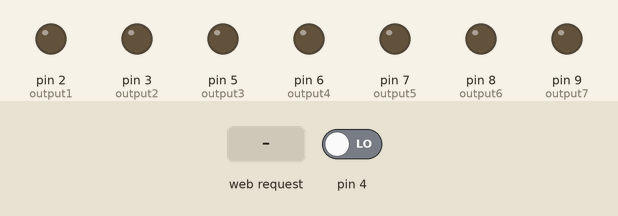
Recording of a sketch running on a simulated Arduino Uno, built with avr-gcc and run on an emulated ATmega328P. Shown: output pins drawn as LEDs (lit = HIGH). Inputs (shaded band) come from the test bench; at power-on: pin 4 LOW. WiFi joins after 1.5 s; servers stay silent unless stated; what the sketch prints to the serial monitor is not drawn.

Above: at 1.4 s.
1.5 s: HTTP request GET /flashoutput5 received
At 2.0 s:
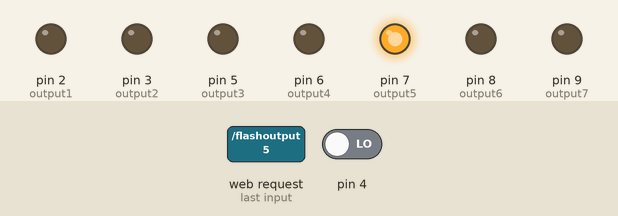
4.0 s: HTTP request GET /flashoutput4 received
At 7.4 s:
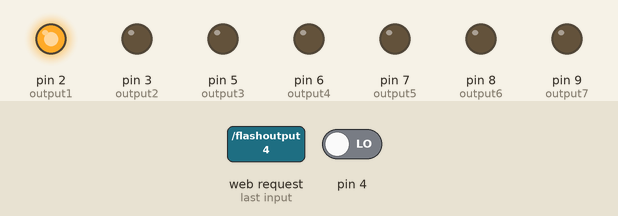
At 12.8 s:
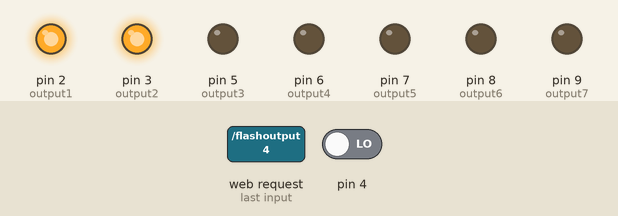
Timing chart, 0 to 13.0 s (numbered marks = the images above; inputs shaded):
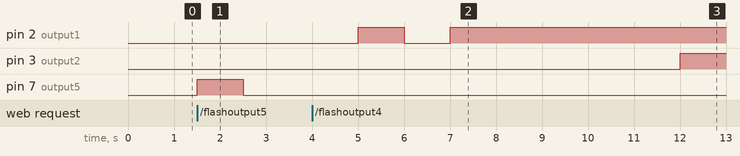

Measured:
- after the input at 1.5 s, pin 7 (output5): LOW → HIGH at once, → LOW 1.0 s later
- after the input at 4.0 s, pin 2 (output1): LOW → HIGH after 1.0 s, → LOW 1.0 s later, → HIGH 1.0 s later; pin 3 (output2): LOW → HIGH after 8.0 s

The sketch:

Garage_Automation.ino
```cpp
#include <SPI.h>
#include <Ethernet.h>

// VERSION NUMBER
float VersionNumber = 2.0;

// DEVICE ID - MUST BE UNIQUE
char deviceID[] = "100001";

// NETWORK SETTINGS
int port = 84;
char ipAddress[] = "192.168.0.100";
char macaddress[] = "0xDE:0xAD:0xBE:0xEF:0xFE:0xEE";
byte mac[] = {
  0xDE, 0xAD, 0xBE, 0xEF, 0xFE, 0xEE }; //physical mac address
byte ip[] = {
  192, 168, 0, 100 }; // DEVICE IP ADDRESS
IPAddress controllerserver(192,168,0,1); // CONTROL SERVER IP ADDRESS
EthernetServer server(80); //CONTROL SERVER PORT
EthernetClient client;

// CONTROL SERVER PARAMETERS
char updateurl1[] = "/projects/arduino/master_controller.php?command=checkin&deviceid=";
char updateurl2[] = "&ip=";
char updateurl3[] = "&mac=";

// DIGITAL OUTPUTS
String readString;
int output1 = 2;
int output2 = 3;
int output3 = 5;
int output4 = 6;
int output5 = 7;
int output6 = 8;
int output7 = 9;

// **************************** START CODE ****************************

void setup(){

  pinMode(output1, OUTPUT);
  pinMode(output2, OUTPUT);
  pinMode(output3, OUTPUT);
  pinMode(output4, OUTPUT);
  pinMode(output5, OUTPUT);
  pinMode(output6, OUTPUT);
  pinMode(output7, OUTPUT);

  // ETHERNET CONNECTION
  Ethernet.begin(mac, ip); // , ip, gateway, subnet
  server.begin();

  //PRINT TO SERIAL
  Serial.begin(38400);
  Serial.println("messer Device Controller Loading..."); // so I can keep track of what is loaded
  Serial.print("IP Address: ");
  Serial.print(Ethernet.localIP());
  Serial.print(":");
  Serial.println(port);

  // CONNECT TO CONTROL SERVER
  // Control server keeps track of all devices on the network
  if (client.connect(controllerserver, 8888)) {
    Serial.println("Connected to device server");

    Serial.println("Updating System");
    client.print("GET ");
    client.print(updateurl1);
    client.print(deviceID);
    client.print(updateurl2);
    client.print(ipAddress);
    client.print(updateurl3);
    client.print(macaddress);
    client.println(" HTTP/1.0");
    client.println();
    client.stop();
    Serial.println("Server updated");
  }
  else {
    Serial.println("Connection to server failed.");


    client.stop();
    delay(1000);
  }

  // EVERYTHING IS LOADED - WAIT FOR REQUESTS
  Serial.println("Ready for requests...");
  Serial.println();
}

void loop(){
  // Create a client connection
  EthernetClient client = server.available();
  if (client) {
    while (client.connected()) {
      if (client.available()) {
        char c = client.read();

        //read char by char HTTP request
        if (readString.length() < 100) {

          //store characters to string
          readString += c;
        }

        //if HTTP request has ended
        if (c == '\n') {

          ///////////////
          Serial.println("String:");
          Serial.println(readString); //print to serial monitor for debuging
          Serial.begin(38400);

            client.println("HTTP/1.1 200 OK"); //send new page
          client.println("Content-Type: text/html");
          client.println();

          client.println("<HTML>");
          client.println("<HEAD>");
          client.println("<TITLE>Garage Control</TITLE>");
          //client.println("<meta http-equiv=\"refresh\" content=\"5\">");
          client.println("</HEAD>");
          client.println("<BODY>");
          client.println("<CENTER>");

          client.println("<H1>Control</H1>");


          // READ SENSOR
	  int sensor = digitalRead(4);

         //  PRINT STATUS OF SENSOR
         if (sensor == HIGH) {
	 client.println("CLOSED");
	 } else {
	 client.println("OPEN");
	 }

          client.println("<br><br><a href='/?flashoutput5'>Open/Close Garage</a>");

          client.println("<br><br><a href='/'>Refresh</a>");

          client.println("<br><br><a href='/?flashoutput4'>Start Truck</a>");
          client.println("<br><br><a href='/?flashoutput3'>Stop Truck</a>");

          client.println("</CENTER>");


          client.println("</BODY>");
          client.println("</HTML>");

          delay(1);
          //stopping client
          client.stop();

          ///////////////////// control arduino pin


          //******* OUTPUT 5 GARAGE *************
          //This one is Special for Garage.

          if(readString.indexOf("flashoutput5") >0)
          {
            digitalWrite(output5, HIGH);
            delay(1000);
            digitalWrite(output5, LOW);
            Serial.println("Output 5 Flashed");
          }
          if(readString.indexOf("flashoutput4") >0)
          {
            digitalWrite(output1, LOW);
            delay(1000);
            digitalWrite(output1, HIGH);
            delay(1000);
            digitalWrite(output1, LOW);
            delay(1000);
            digitalWrite(output1, HIGH);
            delay(2000);
            digitalWrite(output2, LOW);
            delay(3000);
            digitalWrite(output2, HIGH);
            Serial.println("Output 4 Flashed");
          }
     if(readString.indexOf("flashoutput3") >0)
          {
            digitalWrite(output2, LOW);
            delay(3000);
            digitalWrite(output2, HIGH);
            Serial.println("Output 3 Flashed");
          }


          Serial.println("--------------------------------------------------");
          //clearing string for next read
          readString="";

        }
      }
    }
  }
}
```
